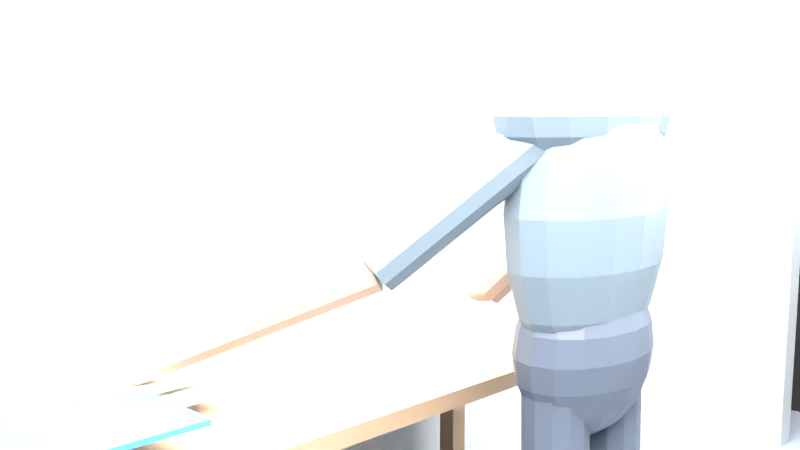
#> input picture docs/validation/WAR-72/round3/baseline/T1_Shot02.png, 800 x 450 px
$ python diagram.py
#> lines starting #> are read from the running program, lines starting #| are printed output that depends on the picture
#!/usr/bin/env python3
"""WAR-72 coordinates+screenshots derived summary; does not alter Blender evidence."""
from PIL import Image,ImageDraw,ImageFont
from pathlib import Path
import math
ROOT=Path(__file__).resolve().parent
img=Image.new('RGB',(1160,770),'#f4f6f8')
d=ImageDraw.Draw(img)
try: font=ImageFont.truetype('/usr/share/fonts/truetype/dejavu/DejaVuSans.ttf',16)
except: font=ImageFont.load_default()
try: title=ImageFont.truetype('/usr/share/fonts/truetype/dejavu/DejaVuSans.ttf',24)
except: title=font
left,right,bottom,top=-3.35,2.65,-2.75,1.30
W,H=900,570;ox,oy=95,125
def pos(x,y):return (round(ox+(x-left)/(right-left)*W),round(oy+(top-y)/(top-bottom)*H))
def disc(x,y,r,col,label=None):
 a,b=pos(x-r,y+r);c,e=pos(x+r,y-r)
 d.ellipse((a,b,c,e),fill=col,outline='#2e4053',width=2)
 if label:d.text((c+7,b),label,font=font,fill='#16202a')
def rect(x0,y0,x1,y1,color,outline='#374151',width=2):
 a,b=pos(x0,y1);c,e=pos(x1,y0)
 d.rectangle((a,b,c,e),fill=color,outline=outline,width=width)
def ln(p,q,col,w=3):d.line([pos(*p),pos(*q)],fill=col,width=w)
d.text((75,25),'WAR-72 · B2-B3 derived spatial fixture · T1',font=title,fill='#172536')
d.text((75,65),'World: +X east, +Y north | all numerical dimensions are test assumptions',font=font,fill='#475569')
rect(-2.50,-2.65,2.5,.92,'#e7ebee')
rect(-1.1,0,1.1,.8,'#a77e59')
rect(-.72,.33,-.34,.59,'#f9fafb')
rect(-.99,.0,-.61,.29,'#2f61b2')
disc(-.25,.45,.042,'#e2e8f0','K fixed')
disc(.42,-.28,.20,'#475569','Lin')
pstart=(2.,-1.30);pend=(.85,-.35)
ln(pstart,pend,'#0e927a',4)
for i in range(21):
 t=i/20;x=pstart[0]+(pend[0]-pstart[0])*t;y=pstart[1]+(pend[1]-pstart[1])*t
 u,v=pos(x,y);d.ellipse((u-3,v-3,u+3,v+3),fill='#066d5d')
disc(*pstart,.06,'#00a68d','Zhou start')
disc(*pend,.06,'#00a68d','Zhou end')
for p,col,name in [((-1.6,-1.6),'#d97706','Shot02 baseline'),((-2.5,-2.4),'#c1322d','Shot02 revised'),((-.95,-.65),'#673ab7','Shot03')]:
 disc(*p,.07,col,name)
 ln(p,(-.25,.45),col,2)
d.text((1030,85),'N',font=title,fill='#0f172a')
d.line((1040,145,1040,105),fill='#0f172a',width=3)
d.polygon([(1040,96),(1033,113),(1047,113)],fill='#0f172a')
d.text((78,711),'Line-of-sight rays shown schematically. A clear ray is NOT proof of audience recognition.',font=font,fill='#334155')
d.text((78,739),'Note: nominal actor torso footprints and actual arm reach must be validated separately.',font=font,fill='#7c2d12')
img.save(ROOT/'spatial-relationship-diagram.png')
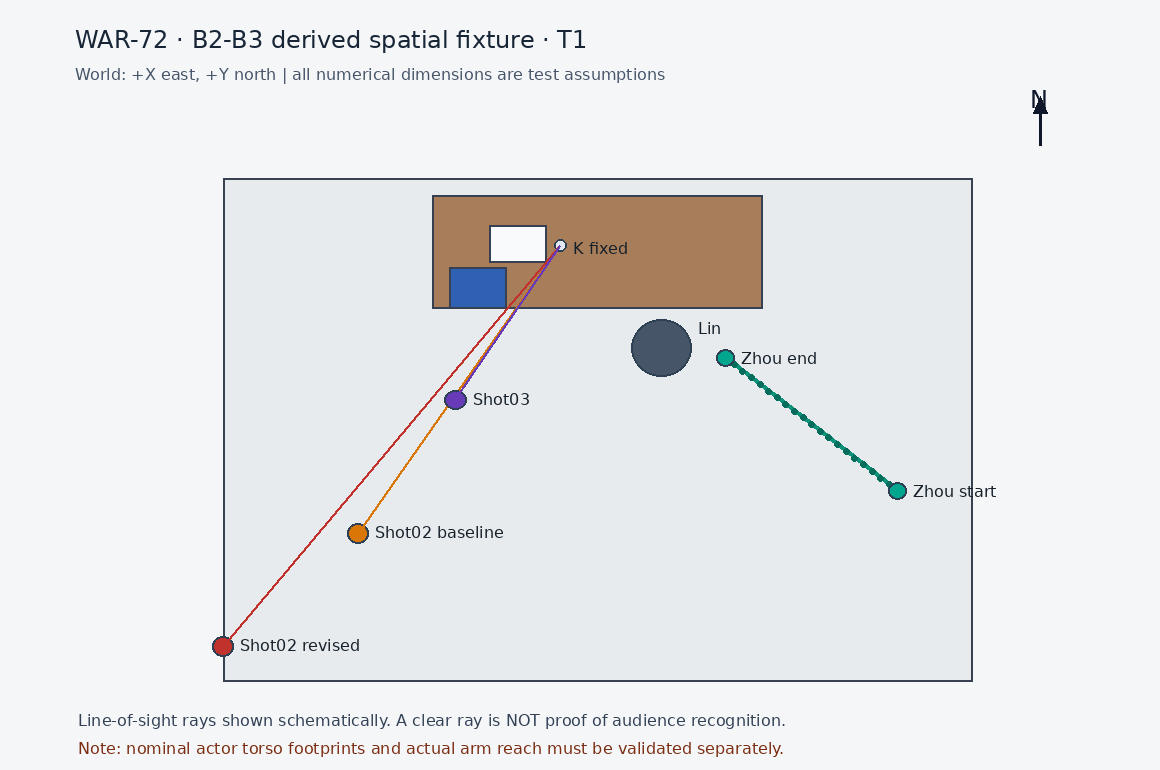
#> saved as spatial-relationship-diagram.png: PIL image 1160x770 RGB; mean R, G, B 231.2, 232.4, 233.8
b=Image.open(ROOT/'baseline/T1_Shot02.png').convert('RGB')
r=Image.open(ROOT/'revision/T1_Shot02.png').convert('RGB')
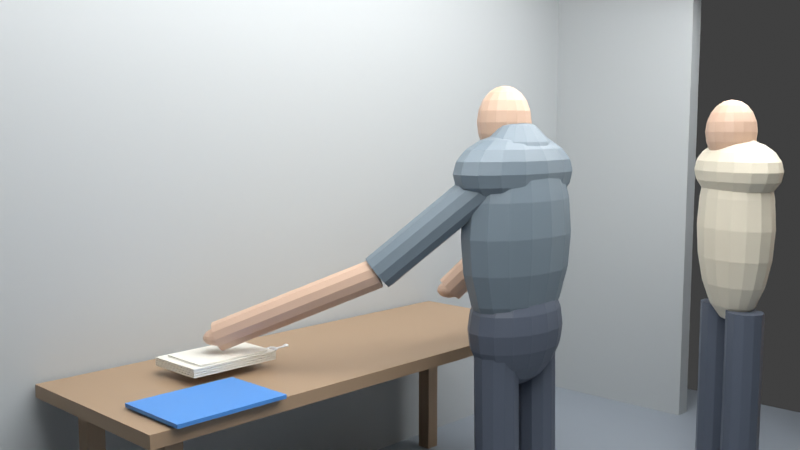
#> input picture docs/validation/WAR-72/round3/revision/T1_Shot02.png, 800 x 450 px
o=Image.new('RGB',(1600,505),'white')
#> o: PIL image 1600x505 RGB; every value is 255
o.paste(b,(0,55));o.paste(r,(800,55))
#> after `o.paste(b, (0, 55))`:
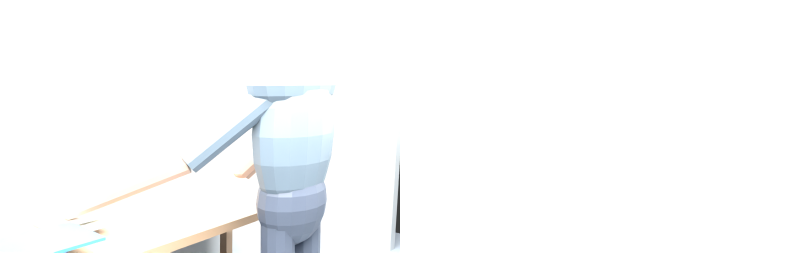
#> o: PIL image 1600x505 RGB (shown at 1/2 size); mean R, G, B 250.5, 251.4, 252
#> after `o.paste(r, (800, 55))`:
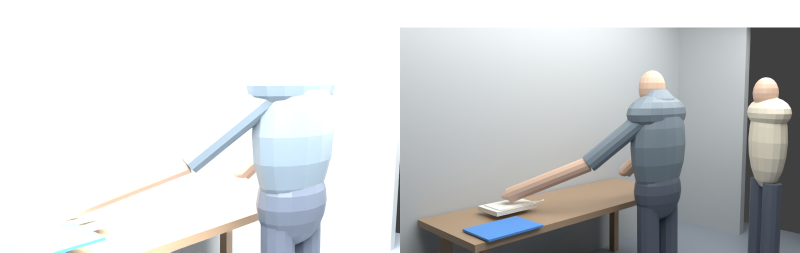
#> o: PIL image 1600x505 RGB (shown at 1/2 size); mean R, G, B 209.6, 211.6, 212.5
t=ImageDraw.Draw(o);t.text((20,16),'SHOT02 ORIGINAL | overexposed / cropped actor / key low',font=font,fill='#222')
t.text((820,16),'SHOT02 REVISED | clearer framing / smaller key / long arm',font=font,fill='#222')
o.save(ROOT/'shot02-before-after.png')
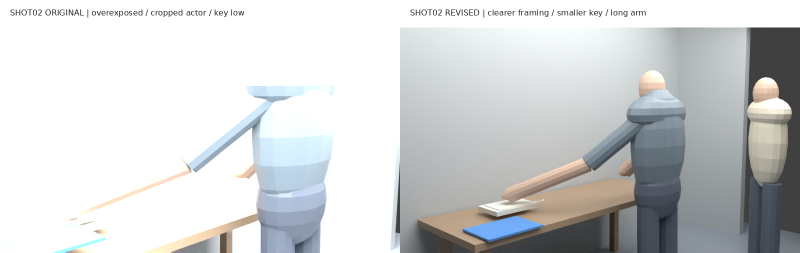
#> saved as shot02-before-after.png: PIL image 1600x505 RGB (shown at 1/2 size); mean R, G, B 208.9, 210.9, 211.7
print('DIAGRAMS',ROOT/'spatial-relationship-diagram.png',ROOT/'shot02-before-after.png')
